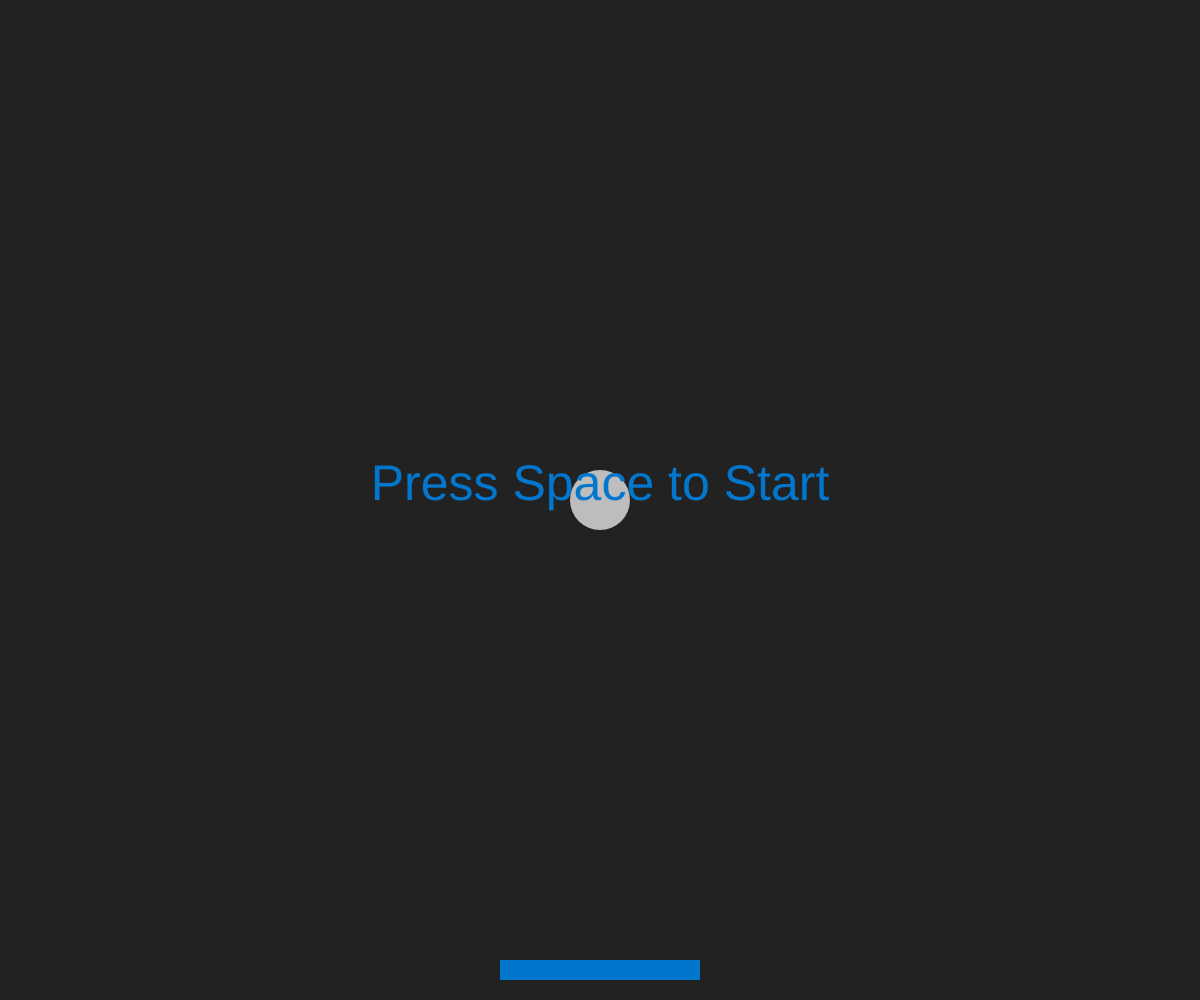
Frame 1 (no input)
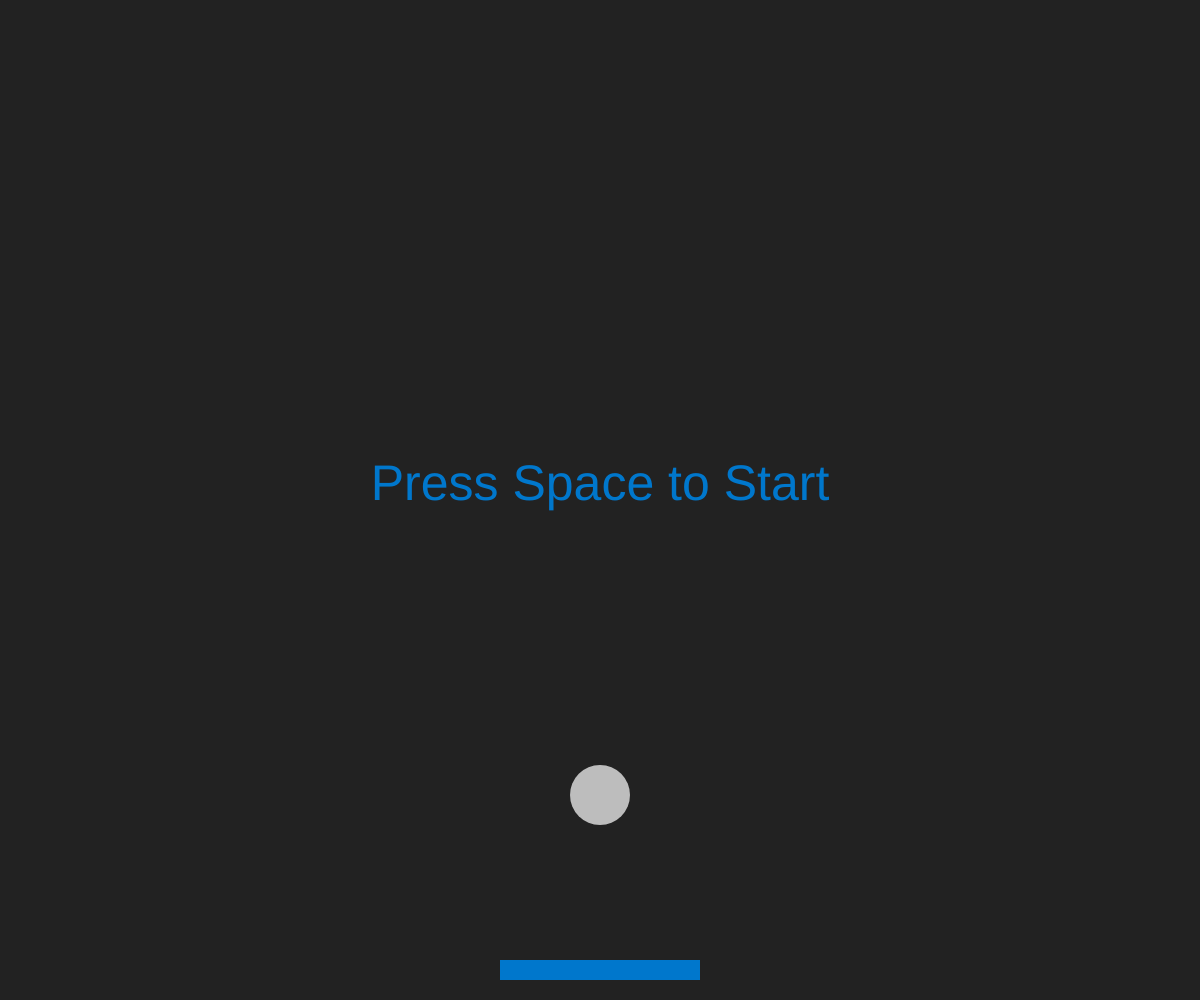
Frame 60 (no input)
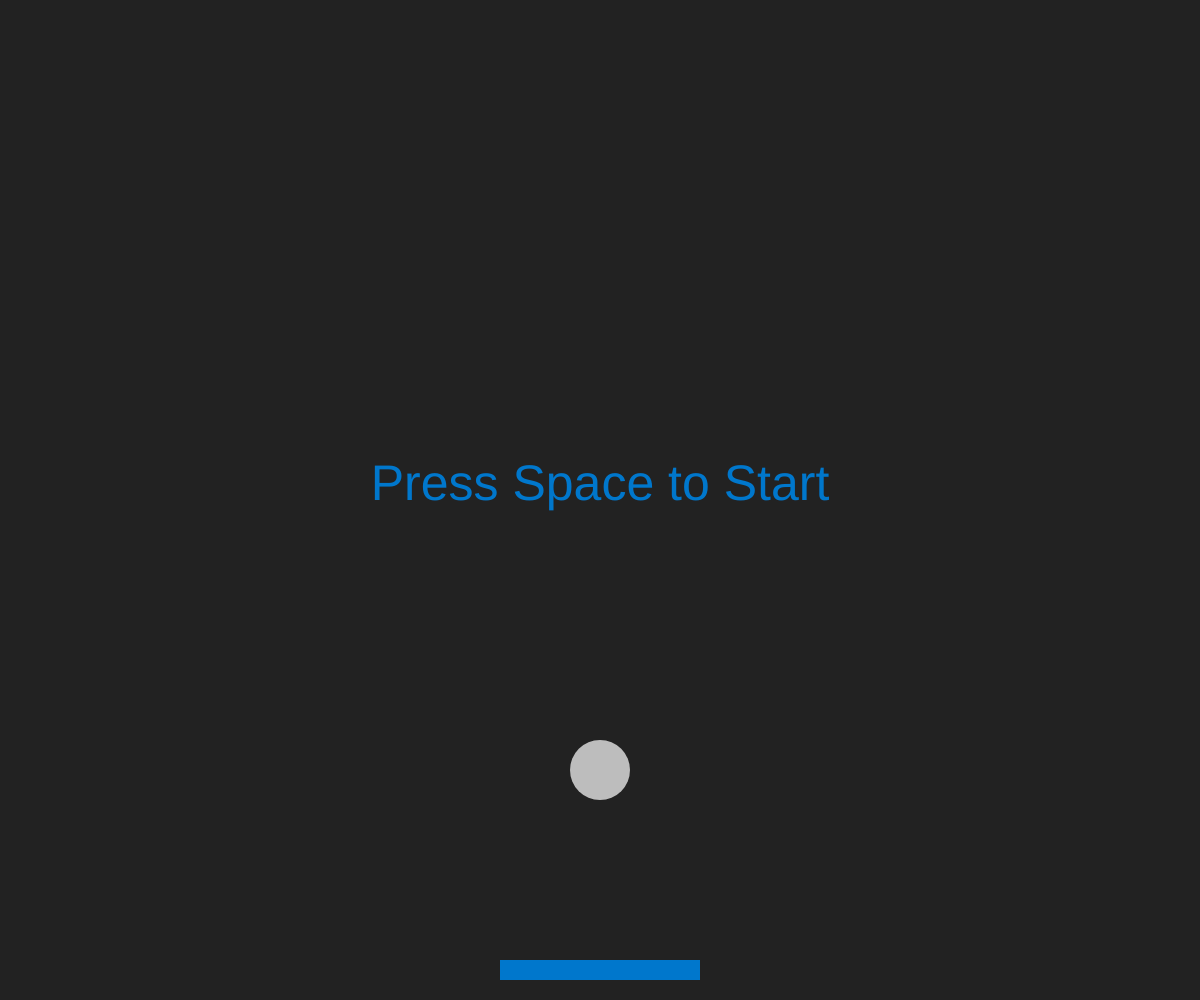
Frame 120 (the mouse pressed at the canvas centre since frame 60)

The p5.js sketch that drew these frames (run headless with seeded random() and noise() and a simulated clock; from frame 60 on, the mouse is pressed at the canvas centre):

// p5.js sketch
// ── sketch.js
let ballX;
let ballY;
let ballDiameter = 60;
let ballRadius = 30;
let ballXSpeed;
let ballYSpeed;

let paddleX;
let paddleY;
let paddleHeight = 20;
let paddleWidth = 200;

let gameStarted = false;
let score;
let speedMultiplier;

function setup() {
    createCanvas(windowWidth, windowHeight);
    ballX = windowWidth / 2;
    ballY = windowHeight / 2;
    paddleX = windowWidth / 2 - paddleWidth / 2;
    paddleY = windowHeight - 20 - paddleHeight;
    ballXSpeed = 0;
    ballYSpeed = 5;
    score = 0;
    speedMultiplier = 5;
}

function draw() {
    background("#222");
    fill("#bdbdbd");
    noStroke();
    ellipse(ballX, ballY, ballDiameter, ballDiameter);

    ballX += ballXSpeed;
    ballY += ballYSpeed;

    if (ballX > windowWidth - ballDiameter / 2 || ballX < ballDiameter / 2) {
        ballXSpeed *= -1;
    }
    if (ballY > windowHeight - ballDiameter / 2) {
        score = 0;
        ballYSpeed *= -1;
    }
    if (ballY < ballDiameter / 2) {
        ballYSpeed *= -1;
    }

    ballHitPaddle();

    if (gameStarted == false) {
        fill("#07C");
        textSize(50);
        textAlign(CENTER);
        text("Press Space to Start", windowWidth / 2, windowHeight / 2);

        if (keyIsDown(32)) {
            gameStarted = true;
        }
    } else {
        fill("#07C");
        textSize(40);
        text("Score: " + score, 100, 60);
        movePaddle();
    }

    fill("#07C");
    noStroke();
    rect(paddleX, paddleY, paddleWidth, paddleHeight);
}

function movePaddle() {
    if (keyIsDown(LEFT_ARROW)) {
        if (paddleX - 10 > 0) {
            paddleX -= 10;
        }
    }
    if (keyIsDown(RIGHT_ARROW)) {
        if (paddleX + 10 + paddleWidth < windowWidth) {
            paddleX += 10;
        }
    }
}

function ballHitPaddle() {
    if (
        ballX + ballRadius > paddleX &&
        ballX < paddleX + paddleWidth &&
        ballY + ballRadius > paddleY &&
        ballY < paddleY + paddleHeight
    ) {
        if (ballY + ballRadius > paddleY) {
            let diff = ballX - (paddleX + paddleWidth / 2);
            let angle = map(
                diff,
                -paddleWidth / 2,
                paddleWidth / 2,
                -radians(135),
                -radians(45)
            );
            ballXSpeed = speedMultiplier * cos(angle);
            ballYSpeed = speedMultiplier * sin(angle);
            ballY = paddleY - ballRadius;
            if (gameStarted) {
                score++;
                speedMultiplier = 5 + (score / 10) * 0.5;
            }
        }
    }
}

function windowResized() {
    resizeCanvas(windowWidth, windowHeight);
}
